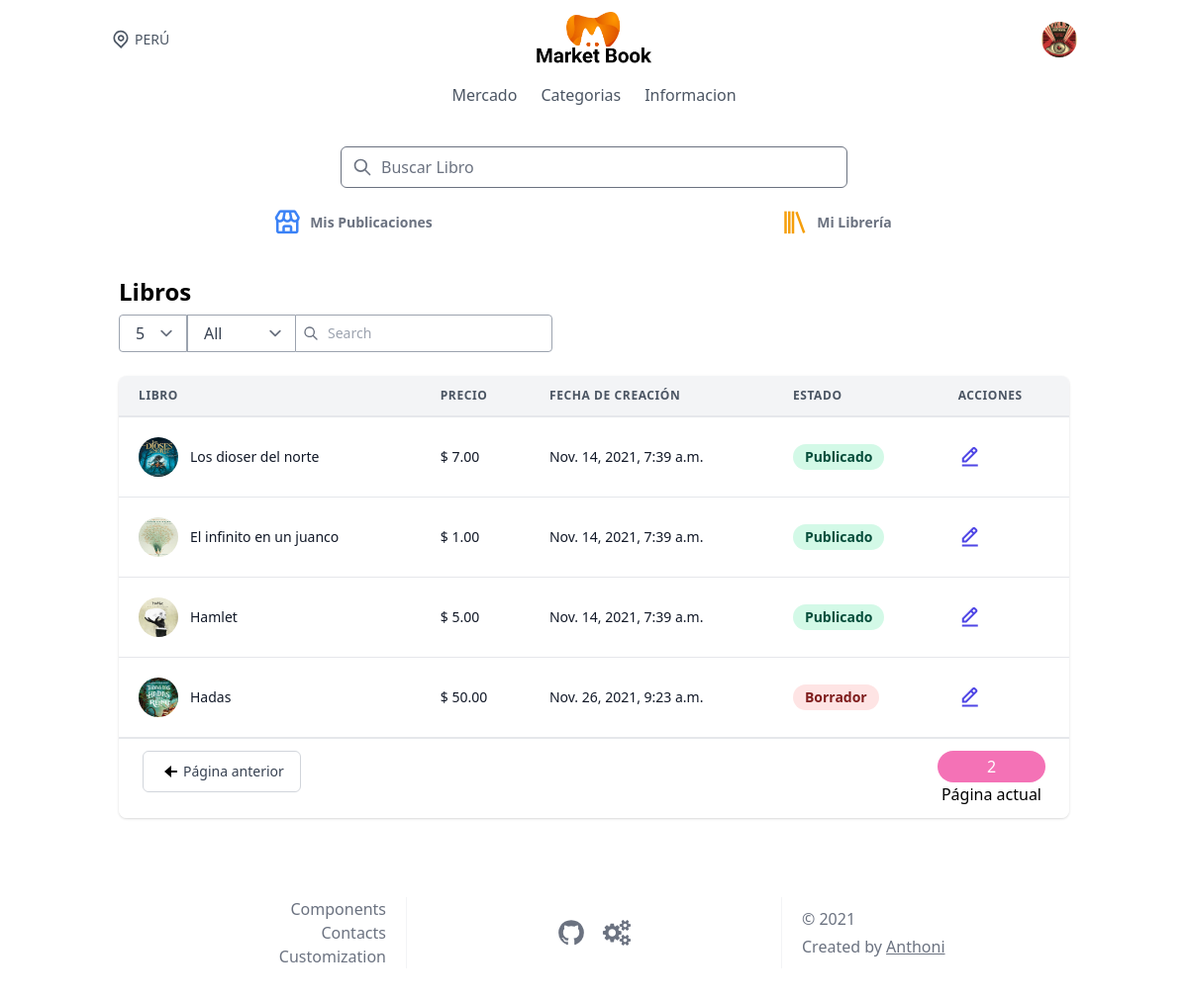
Page /product/?page=2 (signed in) on the committed database.
### accounts/models.py (models this page shows)
class User(AbstractUser):
    stripe_customer_id=models.CharField(max_length=50,null=True, blank=True)
    photo=models.ImageField(default='users/user_default_bg.png',upload_to=user_directory_path_profile)
    created=models.DateTimeField(auto_now_add=True)
    verifield=models.CharField(max_length=10,choices=VERIFICATION_OPTIONS,default='unverified')
    coins  =models.DecimalField(max_digits=19,decimal_places=2,default=0,blank=False)
    date_created =models.DateField(auto_now_add=True)
    def get_produsts_count(self):
        return self.library.products.all().count()
    def get_produsts_count_public(self):
        return self.products.all().count()

### marketplace/models.py (models this page shows, shortened)
class Product(models.Model):
    user = models.ForeignKey(
        User, on_delete=models.CASCADE, related_name='products')
    name = models.CharField(max_length=100)
    description = models.TextField()
    thumbnail = models.ImageField(
        blank=True, null=True, upload_to=marketplace_directory_path)
    slug = models.SlugField(unique=True)
    content_file = models.FileField(blank=True, null=True)
    active = models.BooleanField(default=False)
    price = models.PositiveIntegerField(default=100)
    category = models.ManyToManyField(Categories)
    created = models.DateTimeField(auto_now_add=True)
    def price_display(self):
        return "{0:.2f}".format(self.price/100)

### core/views.py (the view)
# urls.py: path('product/',UserProductList.as_view(),name="product-list"),
class UserProductList(View):
    def get(self, request, *args, **kwargs):
        products = Product.objects.filter(user=request.user)
        page =request.GET.get('page',1)
        paginator =Paginator(products,6)
        try:
            productsActivated=paginator.page(page)
        except PageNotAnInteger:
            productsActivated = paginator.page(1)
        except EmptyPage:
            productsActivated = paginator.page(paginator.num_pages)
        context = {
            'products': productsActivated
        }
        return render(request, 'pages/products/user_productlist.html', context)

### accounts/models.py (called while the page is built)
    @property
    def get_card_view(self):
        return self.card[15:19]

### templates/pages/products/user_productlist.html (shortened to what this page needs)
{% extends 'base.html' %}
{% load static %}
{% block content %}
{% block profile %}
{% include 'components/profile.html'%}
{% endblock profile %}
<div class="container mx-auto px-4 sm:px-8">
  <div class="py-8">
    <div>
      <h2 class="text-2xl font-semibold leading-tight">Libros</h2>
    </div>
    <div class="my-2 flex sm:flex-row flex-col">
      <div class="flex flex-row mb-1 sm:mb-0">
        <div class="relative">
          <select
            class="appearance-none h-full rounded-l border blockw-full bg-white border-gray-400 text-gray-700 py-2 px-4 pr-8 leading-tight focus:outline-none focus:bg-white focus:border-gray-500">
            <option>5</option>
          </select>
        </div>
        <div class="relative">
          <select
            class=" h-full rounded-r border-t sm:rounded-r-none sm:border-r-0 border-r border-b block appearance-none w-full bg-white border-gray-400 text-gray-700 py-2 px-4 pr-8 leading-tight focus:outline-none focus:border-l focus:border-r focus:bg-white focus:border-gray-500">
            <option>All</option>
          </select>
        </div>
      </div>
      <div class="block relative">
        <span class="h-full absolute inset-y-0 left-0 flex items-center pl-2">
          <svg viewBox="0 0 24 24" class="h-4 w-4 fill-current text-gray-500">
            <path
              d="M10 4a6 6 0 100 12 6 6 0 000-12zm-8 6a8 8 0 1114.32 4.906l5.387 5.387a1 1 0 01-1.414 1.414l-5.387-5.387A8 8 0 012 10z">
            </path>
          </svg>
        </span>
        <input placeholder="Search"
          class="appearance-none rounded-r rounded-l sm:rounded-l-none border border-gray-400 border-b block pl-8 pr-6 py-2 w-full bg-white text-sm placeholder-gray-400 text-gray-700 focus:bg-white focus:placeholder-gray-600 focus:text-gray-700 focus:outline-none" />
      </div>
    </div>
    <div class="-mx-4 sm:-mx-8 px-4 sm:px-8 py-4 overflow-x-auto">
      <div class="inline-block min-w-full shadow rounded-lg overflow-hidden">
        <table class="min-w-full leading-normal">
          <thead>
            <tr>
              <th
                class="px-5 py-3 border-b-2 border-gray-200 bg-gray-100 text-left text-xs font-semibold text-gray-600 uppercase tracking-wider">
                Libro
              </th>
              <th
                class="px-5 py-3 border-b-2 border-gray-200 bg-gray-100 text-left text-xs font-semibold text-gray-600 uppercase tracking-wider">
                Precio
              </th>
              <th
                class="px-5 py-3 border-b-2 border-gray-200 bg-gray-100 text-left text-xs font-semibold text-gray-600 uppercase tracking-wider">
                Fecha de creación
              </th>
              <th
                class="px-5 py-3 border-b-2 border-gray-200 bg-gray-100 text-left text-xs font-semibold text-gray-600 uppercase tracking-wider">
                Estado
              </th>
              <th
              class="px-5 py-3 border-b-2 border-gray-200 bg-gray-100 text-left text-xs font-semibold text-gray-600 uppercase tracking-wider">
              Acciones
            </th>
            </tr>
          </thead>
          <tbody>
            {% for product in products %}
            <tr>
              <td class="px-5 py-5 border-b border-gray-200 bg-white text-sm">
                <div class="flex items-center">
                  <div class="flex-shrink-0 w-10 h-10">
                    <img class="w-full h-full rounded-full"
                      src="{{ product.thumbnail.url }}"
                      alt="{{product.name}}" />
                  </div>
                  <div class="ml-3">
                    <p class="text-gray-900 whitespace-no-wrap">
                      {{product.name}}
                    </p>
                  </div>
                </div>
              </td>
              <td class="px-5 py-5 border-b border-gray-200 bg-white text-sm">
                <p class="text-gray-900 whitespace-no-wrap"> $ {{product.price_display}}</p>
              </td>
              <td class="px-5 py-5 border-b border-gray-200 bg-white text-sm">
                <p class="text-gray-900 whitespace-no-wrap">
                  {{product.created}}
                </p>
              </td>
              <td class="px-5 py-5 border-b border-gray-200 bg-white text-sm">
                {% if product.active %}
                <span class="relative inline-block px-3 py-1 font-semibold text-green-900 leading-tight">
                  <span aria-hidden class="absolute inset-0 bg-green-200 opacity-50 rounded-full"></span>
                  <span class="relative">Publicado</span>
                </span>
                {% elif not product.active %}
                <span class="relative inline-block px-3 py-1 font-semibold text-red-900 leading-tight">
                  <span aria-hidden class="absolute inset-0 bg-red-200 opacity-50 rounded-full"></span>
                  <span class="relative">Borrador</span>
                </span>
                {% endif %}
              </td>
              <td class="px-5 py-5 border-b border-gray-200 bg-white text-2xl  ">
                <a href="{% url 'product-update' product.slug %}" class="text-indigo-600 hover:text-indigo-900"><i class='bx bx-edit-alt' ></i></a>
              </td>
            </tr>
            {% endfor %}
          </tbody>
        </table>
        <div class="bg-white px-4 py-3 flex items-center justify-between border-t border-gray-200 sm:px-6">
          <div class="flex-1 flex justify-between ">
            {% if products.has_previous %}
            <a href="?page={{products.previous_page_number}}" class="focus-visible:outline-none"> <span
                class="relative inline-flex items-center px-4 py-2 border border-gray-300 text-sm font-medium rounded-md text-gray-700 bg-white hover:bg-gray-50">
                <svg xmlns="http://www.w3.org/2000/svg" width="24" height="24" viewBox="0 0 24 24"
                  style="fill: rgba(0, 0, 0, 1);transform: ;msFilter:;">
                  <path d="m5 12 7 6v-5h6v-2h-6V6z"></path>
                </svg>Página anterior</span></a>
            {% endif %}
            <div class=" hidden flex-col md:block">
              <div class="justify-center text-center flex items-center  rounded-full text-white bg-pink-400">
                <span class="p-1">
                  {{products.number}}
                </span>
              </div>
              <span class="p-1 text-center">
                Página actual
              </span>
            </div>
          </div>
        </div>
      </div>
    </div>
  </div>
</div>
{% endblock content %}
{% block footer %}
{% include 'components/footer.html' %}
{% endblock footer %}

### templates/components/navbar.html (shortened to what this page needs)
{% load static %}
{% url 'home' as home %}
<header>
  <div class="container mx-auto px-6 py-3">
    <div class="flex  items-center justify-between">
      <div class="hidden w-full text-gray-600 md:flex md:items-center">
        <span class="mx-1 text-sm">PERÚ</span>
      </div>
      <div class="w-full flex justify-center">
        <a href="{% url 'home' %} " class="flex justify-center">
          <img class="md:h-14 w-auto h-10 l" src="{% static 'images/logo.png' %}" alt="">
        </a>
      </div>
      <div class="flex items-center justify-end w-full">
        {% if user.is_authenticated %}
        <button @click="cartOpen = !cartOpen" class="text-gray-600 focus:outline-none mx-4 sm:mx-0">
          <div class="w-9 h-9 rounded-full overflow-hidden ">
            <img src="{{user.photo.url}}" alt="" class="w-full h-full object-cover ">
          </div>
        </button>
        {% endif %}
      </div>
    </div>
    <nav :class="isOpen ? '' : 'hidden'" class="sm:flex sm:justify-center sm:items-center mt-4">
      <div class="flex flex-col sm:flex-row">
        <a class="mt-3 text-gray-600 hover:underline sm:mx-3 sm:mt-0" href=" {% url 'home' %}">Mercado</a>
          <form action="{% url 'marketplace:category' %}" method="GET"
            class=" font-semibold tracking-widest text-gray-900 uppercase rounded-lg dark-mode:text-white focus:outline-none focus:shadow-outline">
            <button type="submit" class="">
                <span class="mt-3 text-gray-600 hover:underline sm:mx-3 sm:mt-0">Categorias</span>
            </button>
        </form>
        <a class="mt-3 text-gray-600 hover:underline sm:mx-3 sm:mt-0" href="#">Informacion</a>
      </div>
    </nav>
    <div class="relative mt-6 max-w-lg mx-auto">
      <span class="absolute inset-y-0 left-0 pl-3 flex items-center">
        <svg class="h-5 w-5 text-gray-500" viewBox="0 0 24 24" fill="none">
          <path
            d="M21 21L15 15M17 10C17 13.866 13.866 17 10 17C6.13401 17 3 13.866 3 10C3 6.13401 6.13401 3 10 3C13.866 3 17 6.13401 17 10Z"
            stroke="currentColor" stroke-width="2" stroke-linecap="round" stroke-linejoin="round" />
        </svg>
      </span>
      <input
        class="w-full border rounded-md pl-10 pr-4 py-2 focus:border-blue-500 focus:outline-none focus:shadow-outline"
        type="text" placeholder="Buscar Libro">
    </div>
  </div>
</header>
{% if user.is_authenticated %}
<div class=" flex container mx-auto px-6">
  <a href="{% url 'product-list' %}"
    class="w-1/2 flex space-x-2 justify-center items-center hover:bg-gray-100 dark:hover:bg-dark-third text-xl sm:text-3xl py-2 rounded-lg cursor-pointer text-blue-500">
    <i class='bx bx-store'></i>
    <span class="text-xs sm:text-sm font-semibold text-gray-500 dark:text-dark-txt">Mis Publicaciones</span>
  </a>
  <a href="{% url 'library' user.username %}"
    class="w-1/2 flex space-x-2 justify-center items-center hover:bg-gray-100 dark:hover:bg-dark-third text-xl sm:text-3xl py-2 rounded-lg cursor-pointer text-yellow-500">
    <i class='bx bx-library'></i>
    <span class="text-xs sm:text-sm font-semibold text-gray-500 dark:text-dark-txt">Mi Librería</span>
  </a>
</div>
{% endif %}

### rows in the picture
User: photo (placeholder picture)
Product: thumbnail (picture), name "Los dioser del norte", price_display "7.00", created "Nov. 14, 2021, 7:39 a.m.", active True (drawn)
Product: thumbnail (picture), name "El infinito en un juanco", price_display "1.00", created "Nov. 14, 2021, 7:39 a.m.", active True (drawn)
Product: thumbnail (picture), name "Hamlet", price_display "5.00", created "Nov. 14, 2021, 7:39 a.m.", active True (drawn)
Product: thumbnail (picture), name "Hadas", price_display "50.00", created "Nov. 26, 2021, 9:23 a.m.", active False (drawn)

### other values in the picture
{{ products.number }} "2"
